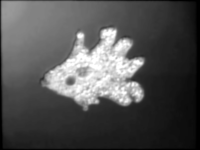
#> input picture Exam/2021/EXAM_DATA_2021/frame.png, 200 x 150 px, found by its file name
$ python Question14.py
#> lines starting #> are read from the running program, lines starting #| are printed output that depends on the picture; long printed decimals are rounded
import numpy as np
import skimage.io
import matplotlib.pyplot as plt


img = skimage.io.imread("/home/christian/advancedImageAnalysis/Exam/2021/EXAM_DATA_2021/frame.png")/255
#> img: shape (150, 200) float64; min 0, max 1, mean 0.322

plt.figure()
plt.imshow(img)


print(img.shape)
#| (150, 200)
point = np.array([img.shape[1]/2-40,img.shape[0]/2+40])
#> point = [60, 115]

plt.scatter(point[0],point[1])


I_total = np.sum(img)
#> I_total = 9659.7
I_inside = np.sum(img[60:140,35:115])
#> I_inside = 2832.3
I_outside = I_total-I_inside
#> I_outside = 6827.5

m_in = I_inside/((140-60)*(115-35))
#> m_in = 0.443
m_out = I_outside/((img.shape[0]*img.shape[1])-((140-60)*(115-35)))
#> m_out = 0.289

F_ext = (m_in-m_out)*(2*img[int(point[0]),int(point[1])]-m_in-m_out)
#> F_ext = 0.178
print(2*img[int(point[0]),int(point[1])])
#| 1.890
print(F_ext)
#| 0.1775
plt.show()
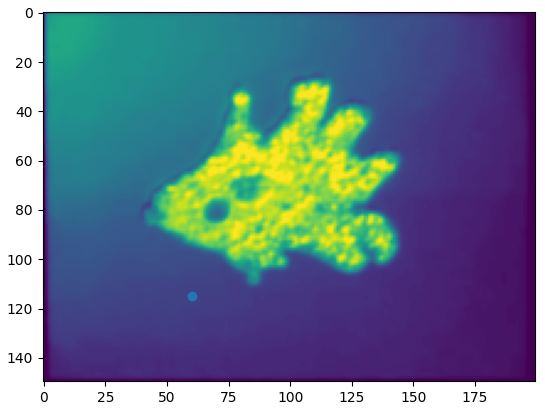
#> figure drawn by matplotlib, 1 panel

$ run again, with Exam/2021/EXAM_DATA_2021/bony.png copied over Exam/2021/EXAM_DATA_2021/frame.png
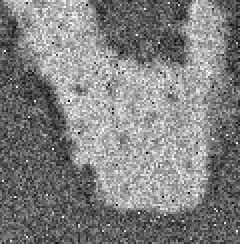
#> input picture Exam/2021/EXAM_DATA_2021/bony.png, 120 x 122 px, found by its file name (shown 2 times larger)
#| (122, 120)
#> I_total = 7400
#> I_inside = 2632.4
#> I_outside = 4767.7
#> m_in = 0.411
#> m_out = 0.579
#> F_ext = -0.115
#| 1.678
#| -0.1152
#> `plt.show()`:
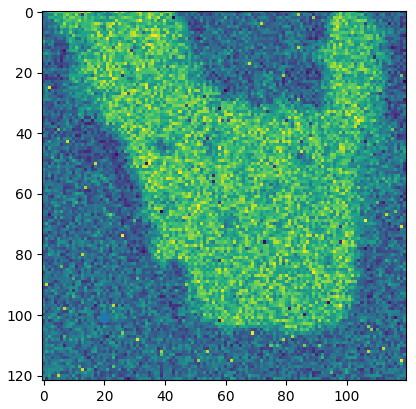
#> figure drawn by matplotlib, 1 panel
